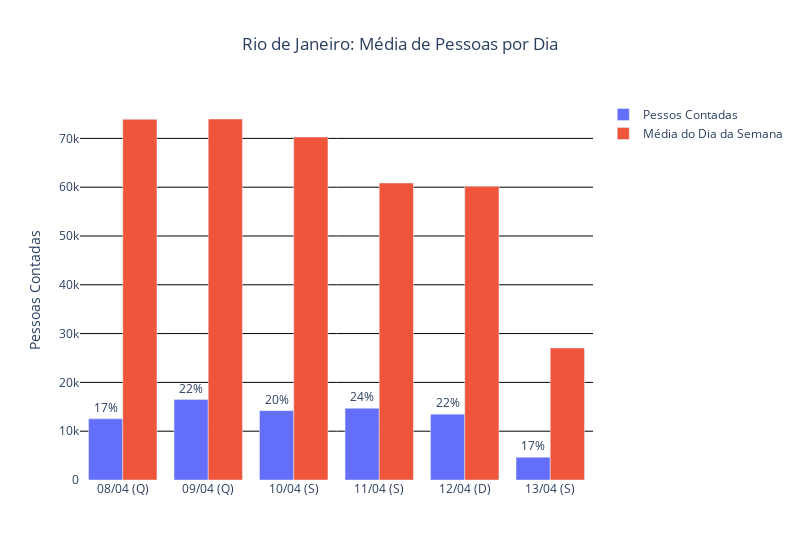

The cell this chart's notebook holds for it:
### Code cell
figure_1 = go.Figure(
    data = [
        go.Bar(
            name = "Pessos Contadas",
            x = week_graph['day_of_week_legend'],
            y = week_graph['Pessoas Contadas'],
            text  = week_graph['proporcao_relacao_media_dia_da_semana_legend'],
            textposition='outside',
            offsetgroup = 0
        ),
        go.Bar(
            name = "Média do Dia da Semana",
            x = week_graph['day_of_week_legend'],
            y = week_graph['Média do Dia da Semana'],
            offsetgroup = 1
        )
    ],
    layout = go.Layout(
        title = f'{correct_form_bairro[bairro_graph]}: Média de Pessoas por Dia',
        title_x = 0.5,
        yaxis_title = "Pessoas Contadas",
        plot_bgcolor='rgba(0,0,0,0)',
        width = 800
        
    )
)
figure_1.update_yaxes(showgrid=True, gridwidth=1, gridcolor='black')
figure_1.show()

### Figure 1 — Plotly figure (JSON) as saved in the notebook; plotly's stock layout.template omitted (floating-point values rounded to 4 significant figures)
{"data": [{"name": "Pessos Contadas", "offsetgroup": "0", "text": ["17%", "22%", "20%", "24%", "22%", "17%"], "textposition": "outside", "type": "bar", "x": ["08/04 (Q)", "09/04 (Q)", "10/04 (S)", "11/04 (S)", "12/04 (D)", "13/04 (S)"], "y": [12540, 16484, 14209, 14700, 13481, 4661]}, {"name": "Média do Dia da Semana", "offsetgroup": "1", "type": "bar", "x": ["08/04 (Q)", "09/04 (Q)", "10/04 (S)", "11/04 (S)", "12/04 (D)", "13/04 (S)"], "y": [73896, 73972, 70274, 60844, 60189, 27059]}], "layout": {"plot_bgcolor": "rgba(0,0,0,0)", "title": {"text": "Rio de Janeiro: Média de Pessoas por Dia", "x": 0.5}, "width": 800, "yaxis": {"gridcolor": "black", "gridwidth": 1, "showgrid": true, "title": {"text": "Pessoas Contadas"}}}}
